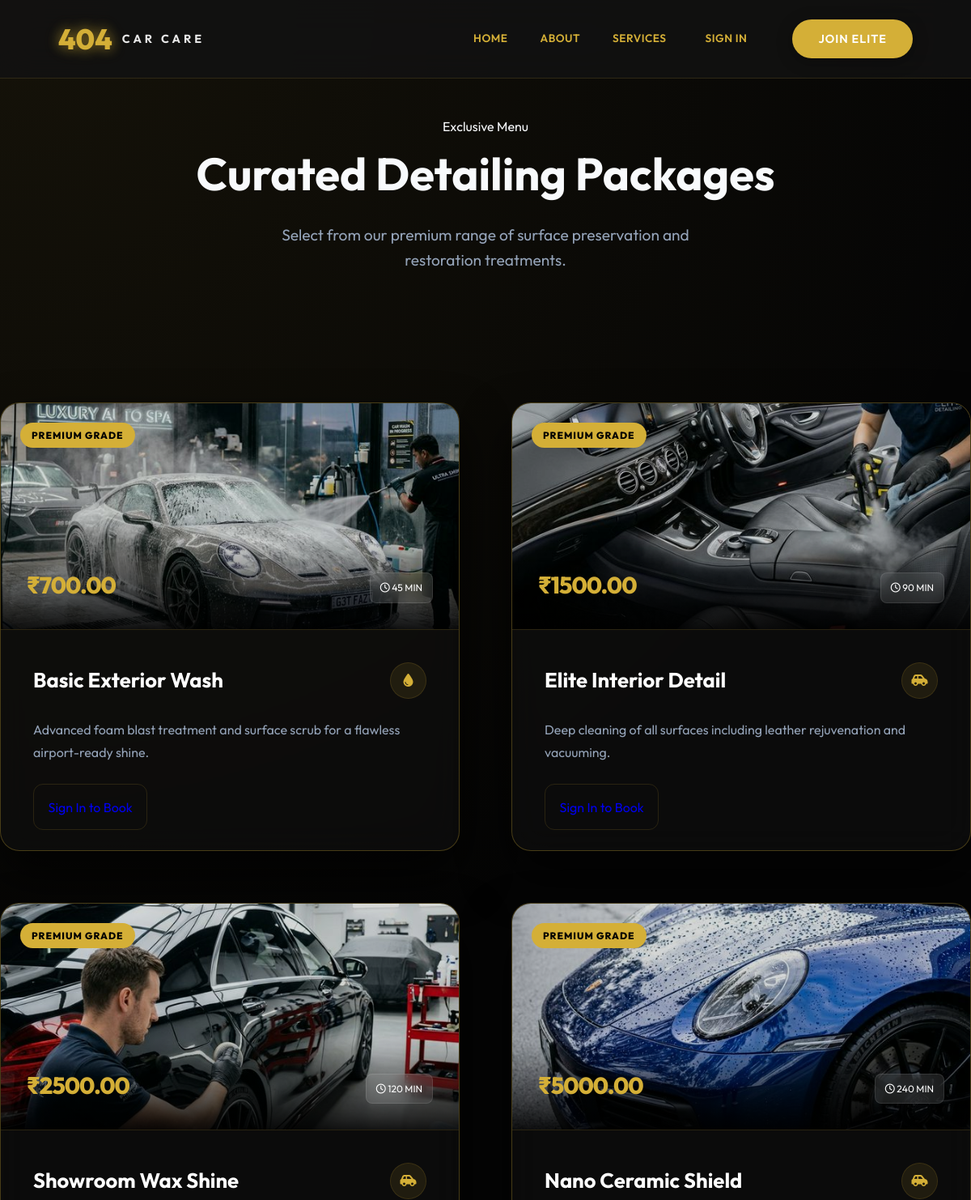
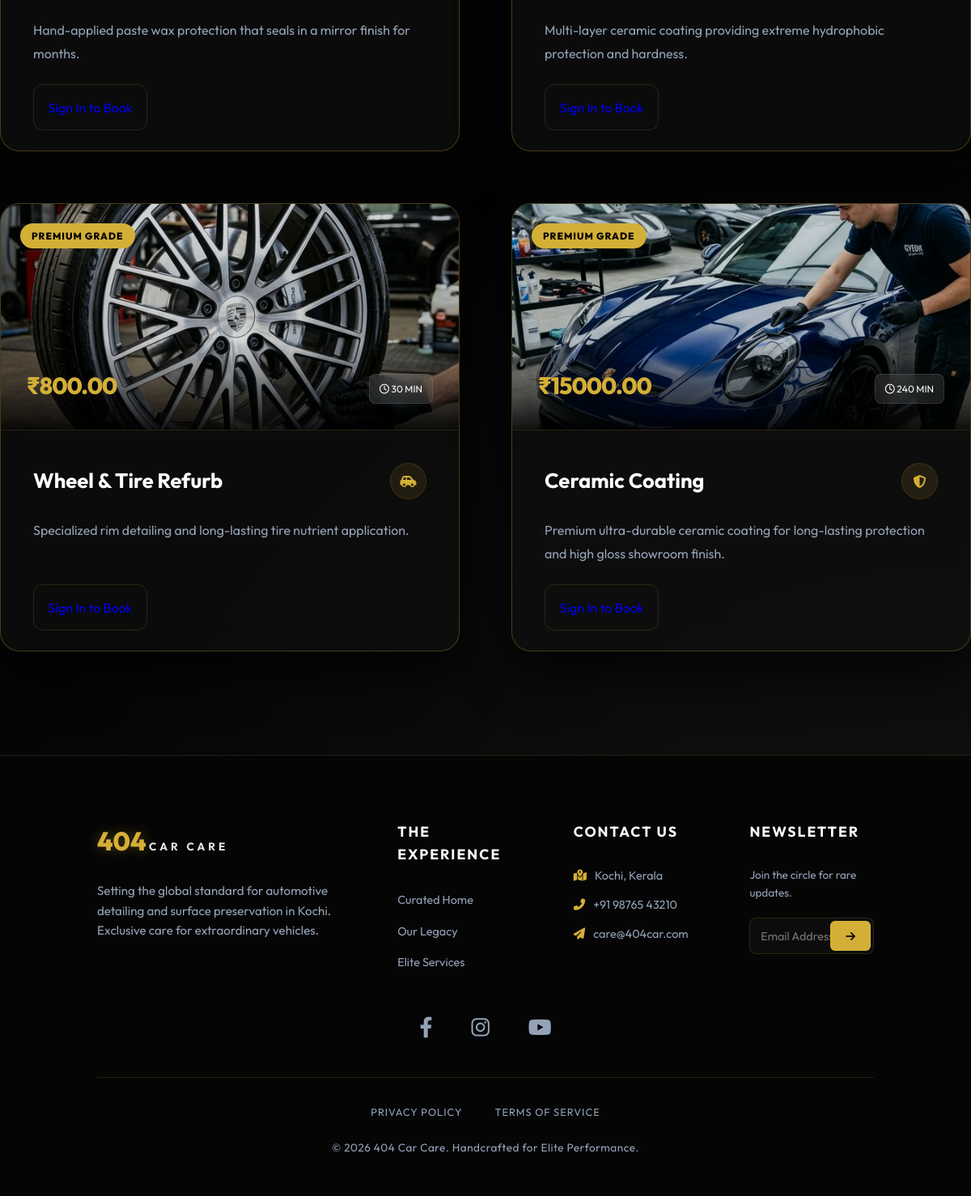
Page /services/ on the committed database (2 pictures, top to bottom).
### services/models.py (models this page shows, shortened)
class Services(models.Model):
    service_id = models.CharField(max_length=100, unique=True)
    service_name = models.CharField(max_length=50, unique=True)
    description = models.TextField(max_length=300)
    price = models.DecimalField(max_digits=10, decimal_places=2)
    duration_minutes = models.CharField(max_length=10, default=True)
    image_url = models.URLField(max_length=500, blank=True, null=True)
    created_at = models.DateTimeField(auto_now_add=True)
    updated_at = models.DateTimeField(auto_now=True)

### web/views.py (the view)
# urls.py: path('services/', views.services, name='services'),
def services(request):
    services_list = Services.objects.all()
    return render(request, 'services.html', {'services': services_list})

### templates/services.html (shortened to what this page needs)
{% extends 'base.html' %}
{% load static %}
{% block content %}
<section class="section">
    <div class="container" style="text-align: center; margin-bottom: 6rem;">
        <div class="reveal animate-up">
            <span class="hero-badge" style="margin-bottom: 2rem;">Exclusive Menu</span>
            <h1 style="font-size: 3.5rem; margin-bottom: 1rem;">Curated <span>Detailing</span> Packages</h1>
            <p style="color: var(--text-muted); font-size: 1.2rem; max-width: 600px; margin: 0 auto;">Select from our premium range of surface preservation and restoration treatments.</p>
        </div>
    </div>
    <div class="container" style="padding: 0;">
        <div class="services-grid" style="display: grid; grid-template-columns: repeat(auto-fit, minmax(360px, 1fr)); gap: 4rem;">
            {% for service in services %}
            <div class="glass-card cinematic-rise" style="padding: 0; overflow: hidden; height: auto; display: flex; flex-direction: column; animation-delay: calc({{ forloop.counter0 }} * 400ms);">
                <div style="position: relative; height: 280px; overflow: hidden; border-bottom: 1px solid var(--border-glass);">
                    {% if service.image_url %}
                        <img src="{{ service.image_url }}" alt="{{ service.service_name }}" class="service-img" style="width: 100%; height: 100%; object-fit: cover; transition: transform 0.6s cubic-bezier(0.23, 1, 0.32, 1); filter: brightness(0.85);">
                    {% endif %}
                    <div style="position: absolute; top: 1.5rem; left: 1.5rem; background: var(--primary); color: #000; padding: 6px 14px; border-radius: 50px; font-weight: 800; font-size: 0.75rem; letter-spacing: 1px; text-transform: uppercase;">
                        Premium Grade
                    </div>
                    <div class="service-price-hover" style="position: absolute; bottom: 0; left: 0; right: 0; padding: 2rem; background: linear-gradient(to top, rgba(0,0,0,0.9), transparent); display: flex; align-items: flex-end; justify-content: space-between;">
                        <span style="color: var(--primary); font-size: 1.8rem; font-weight: 800; letter-spacing: -1px;">₹{{ service.price }}</span>
                        <div style="background: rgba(255,255,255,0.1); backdrop-filter: blur(10px); padding: 8px 12px; border-radius: 8px; font-size: 0.75rem; color: #fff; border: 1px solid rgba(255,255,255,0.1);">
                            <i class="far fa-clock"></i> {{ service.duration_minutes }} MIN
                        </div>
                    </div>
                </div>
                <div style="padding: 2.5rem; flex-grow: 1; display: flex; flex-direction: column;">
                    <div style="display: flex; align-items: center; justify-content: space-between; margin-bottom: 1.5rem;">
                        <h3 style="font-size: 1.6rem; color: #fff; font-weight: 700;">{{ service.service_name }}</h3>
                        <div style="width: 45px; height: 45px; background: rgba(212, 175, 55, 0.1); border-radius: 50%; display: flex; align-items: center; justify-content: center; color: var(--primary); border: 1px solid var(--border-glass);">
                            <i class="fas {% if 'Wash' in service.service_name %}fa-droplet{% elif 'Coating' in service.service_name %}fa-shield-halved{% else %}fa-car-side{% endif %}"></i>
                        </div>
                    </div>
                    <p style="color: var(--text-muted); line-height: 1.8; margin-bottom: 2.5rem; font-size: 1rem;">{{ service.description|truncatewords:25 }}</p>
                    <div style="margin-top: auto;">
                        {% if user.is_authenticated and user.is_customer %}
                            <a href="{% url 'book_service' service.id %}" class="btn btn-primary" style="width: 100%; padding: 1.1rem; border-radius: 12px; font-size: 1rem; justify-content: center; text-transform: uppercase; letter-spacing: 1px;">Initialize Reservation <i class="fas fa-chevron-right" style="margin-left: 10px; font-size: 0.8rem;"></i></a>
                        {% elif not user.is_authenticated %}
                            <a href="{% url 'login' %}?next={% url 'book_service' service.id %}" class="btn btn-outline" style="width: 100%; padding: 1.1rem; border-radius: 12px; font-size: 1rem; justify-content: center; border: 1px solid var(--border-glass);">Sign In to Book</a>
                        {% endif %}
                    </div>
                </div>
            </div>
            {% endfor %}
        </div>
    </div>
</section>
{% endblock %}

### templates/base.html (shortened to what this page needs)
{% load static %}
<!DOCTYPE html>
<html lang="en">
<head>
    <link rel="stylesheet" href="https://cdnjs.cloudflare.com/ajax/libs/font-awesome/6.4.0/css/all.min.css">
    <link rel="stylesheet" href="{% static 'css/style.css' %}?v={% now 'U' %}">
</head>
<body>
    <nav class="navbar">
        <a href="{% url 'home' %}" class="nav-brand">
            <span class="brand-num" style="color: var(--primary); font-family: 'Outfit'; font-weight: 800; font-size: 2.2rem; filter: drop-shadow(0 0 8px var(--primary-glow));">404</span>
            <span class="brand-text" style="color: #fff; font-size: 0.9rem; letter-spacing: 4px; font-weight: 700;">CAR CARE</span>
        </a>
        <div class="nav-links">
            <a href="{% url 'home' %}" class="nav-link">Home</a>
            <a href="{% url 'about' %}" class="nav-link">About</a>
            <a href="{% url 'services' %}" class="nav-link">Services</a>
        </div>
        <div class="user-actions" style="display: flex; align-items: center; gap: 2rem;">
            {% if user.is_authenticated %}
                <div class="user-profile-menu" id="profileMenu">
                    <div class="profile-logo" id="profileTrigger" style="cursor: pointer; border: 2px solid var(--primary);">
                        {{ user.username|first|upper }}
                    </div>
                    <div class="profile-dropdown" id="profileDropdown" style="background: rgba(5,5,5,0.95); border: 1px solid var(--border-glass);">
                        <div style="padding: 1.5rem; border-bottom: 1px solid var(--border-glass); margin-bottom: 0.5rem;">
                            <p style="color: #fff; font-weight: 700; margin-bottom: 0.2rem; font-size: 1.1rem;">{{ user.username }}</p>
                            <span style="color: var(--primary); font-size: 0.75rem; text-transform: uppercase; font-weight: 800; letter-spacing: 1px;">
                                {% if user.is_admin %}Administrator{% else %}Platinum Tier{% endif %}
                            </span>
                        </div>
                        <a href="{% url 'profile' %}" class="dropdown-item">
                            <i class="fas fa-id-badge" style="color: var(--primary);"></i>
                            Membership Profile
                        </a>
                        <div class="dropdown-divider"></div>
                        <a href="{% url 'logout' %}" class="dropdown-item logout-item">
                            <i class="fas fa-power-off"></i>
                            End Session
                        </a>
                    </div>
                </div>
            {% else %}
                <a href="{% url 'login' %}" class="nav-link" style="margin-right: 1.5rem;">Sign In</a>
                <a href="{% url 'register' %}" class="btn-primary" style="padding: 0.8rem 2rem; border-radius: 50px; font-size: 0.9rem; text-transform: uppercase; letter-spacing: 1px;">Join Elite</a>
            {% endif %}
        </div>
    </nav>
    <main class="main-content">
        {% block content %}{% endblock %}
    </main>
    <footer style="background: var(--bg-dark); padding: 5rem 10% 3rem; border-top: 1px solid var(--border-glass);">
        <div style="display: grid; grid-template-columns: 2fr 1fr 1fr 1fr; gap: 4rem; margin-bottom: 3rem;">
            <div>
                <a href="{% url 'home' %}" class="nav-brand" style="margin-bottom: 1.5rem; display: block;">
                    <span class="brand-num" style="color: var(--primary); font-family: 'Outfit'; font-weight: 800; font-size: 2rem;">404</span>
                    <span class="brand-text" style="color: #fff; font-size: 0.85rem; letter-spacing: 4px; font-weight: 700;">CAR CARE</span>
                </a>
                <p style="color: var(--text-muted); font-size: 0.95rem; line-height: 1.6; max-width: 400px;">
                    Setting the global standard for automotive detailing and surface preservation in Kochi. Exclusive care for extraordinary vehicles.
                </p>
            </div>
            <div>
                <h4 style="color: #fff; font-size: 1.1rem; margin-bottom: 1.8rem; text-transform: uppercase; letter-spacing: 2px;">The Experience</h4>
                <ul style="list-style: none; display: flex; flex-direction: column; gap: 0.8rem;">
                    <li><a href="{% url 'home' %}" style="color: var(--text-muted); transition: var(--transition-smooth); font-size: 0.9rem;" onmouseover="this.style.color='var(--primary)'" onmouseout="this.style.color='var(--text-muted)'">Curated Home</a></li>
                    <li><a href="{% url 'about' %}" style="color: var(--text-muted); transition: var(--transition-smooth); font-size: 0.9rem;" onmouseover="this.style.color='var(--primary)'" onmouseout="this.style.color='var(--text-muted)'">Our Legacy</a></li>
                    <li><a href="{% url 'services' %}" style="color: var(--text-muted); transition: var(--transition-smooth); font-size: 0.9rem;" onmouseover="this.style.color='var(--primary)'" onmouseout="this.style.color='var(--text-muted)'">Elite Services</a></li>
                </ul>
            </div>
            <div>
                <h4 style="color: #fff; font-size: 1.1rem; margin-bottom: 1.8rem; text-transform: uppercase; letter-spacing: 2px;">Contact Us</h4>
                <ul style="list-style: none; display: flex; flex-direction: column; gap: 0.8rem;">
                    <li style="color: var(--text-muted); display: flex; align-items: center; gap: 10px; font-size: 0.9rem;"><i class="fas fa-map-marked-alt" style="color: var(--primary);"></i> Kochi, Kerala</li>
                    <li style="color: var(--text-muted); display: flex; align-items: center; gap: 10px; font-size: 0.9rem;"><i class="fas fa-phone-alt" style="color: var(--primary);"></i> +91 98765 43210</li>
                    <li style="color: var(--text-muted); display: flex; align-items: center; gap: 10px; font-size: 0.9rem;"><i class="fas fa-paper-plane" style="color: var(--primary);"></i> care@404car.com</li>
                </ul>
            </div>
            <div>
                <h4 style="color: #fff; font-size: 1.1rem; margin-bottom: 1.8rem; text-transform: uppercase; letter-spacing: 2px;">Newsletter</h4>
                <p style="color: var(--text-muted); font-size: 0.85rem; margin-bottom: 1.2rem;">Join the circle for rare updates.</p>
                <div style="position: relative;">
                    <input type="email" placeholder="Email Address" style="width: 100%; padding: 0.8rem; background: rgba(255,255,255,0.03); border: 1px solid var(--border-glass); border-radius: 8px; color: #fff; outline: none; font-size: 0.9rem;">
                    <button style="position: absolute; right: 4px; top: 4px; bottom: 4px; background: var(--primary); border: none; padding: 0 1.2rem; border-radius: 6px; cursor: pointer; color: #000; font-weight: 700;"><i class="fas fa-arrow-right"></i></button>
                </div>
            </div>
        </div>
        <div style="display: flex; justify-content: center; gap: 3rem; margin-bottom: 2.5rem;">
            <a href="#" style="color: var(--text-muted); font-size: 1.6rem; transition: var(--transition-smooth);" title="Facebook" onmouseover="this.style.color='var(--primary)'" onmouseout="this.style.color='var(--text-muted)'"><i class="fa-brands fa-facebook-f"></i></a>
            <a href="#" style="color: var(--text-muted); font-size: 1.6rem; transition: var(--transition-smooth);" title="Instagram" onmouseover="this.style.color='var(--primary)'" onmouseout="this.style.color='var(--text-muted)'"><i class="fa-brands fa-instagram"></i></a>
            <a href="#" style="color: var(--text-muted); font-size: 1.6rem; transition: var(--transition-smooth);" title="YouTube" onmouseover="this.style.color='var(--primary)'" onmouseout="this.style.color='var(--text-muted)'"><i class="fa-brands fa-youtube"></i></a>
        </div>
        <div style="border-top: 1px solid var(--border-glass); padding-top: 2rem; text-align: center;">
            <div style="display: flex; justify-content: center; gap: 2.5rem; margin-bottom: 1.5rem;">
                <a href="#" style="color: var(--text-muted); font-size: 0.8rem; text-transform: uppercase; letter-spacing: 1px; transition: var(--transition-smooth);" onmouseover="this.style.color='var(--primary)'" onmouseout="this.style.color='var(--text-muted)'">Privacy Policy</a>
                <a href="#" style="color: var(--text-muted); font-size: 0.8rem; text-transform: uppercase; letter-spacing: 1px; transition: var(--transition-smooth);" onmouseover="this.style.color='var(--primary)'" onmouseout="this.style.color='var(--text-muted)'">Terms of Service</a>
            </div>
            <p style="color: var(--text-muted); font-size: 0.85rem; letter-spacing: 0.5px;">&copy; 2026 404 Car Care. Handcrafted for Elite Performance.</p>
        </div>
    </footer>
</body>
</html>

### rows in the picture
Services: image_url (picture), price "700.00", duration_minutes "45", service_name "Basic Exterior Wash", description "Advanced foam blast treatment and surface scrub for a flawless airport-ready shine."
Services: image_url (picture), price "1500.00", duration_minutes "90", service_name "Elite Interior Detail", description "Deep cleaning of all surfaces including leather rejuvenation and vacuuming."
Services: image_url (picture), price "2500.00", duration_minutes "120", service_name "Showroom Wax Shine", description "Hand-applied paste wax protection that seals in a mirror finish for months."
Services: image_url (picture), price "5000.00", duration_minutes "240", service_name "Nano Ceramic Shield", description "Multi-layer ceramic coating providing extreme hydrophobic protection and hardness."
Services: image_url (picture), price "800.00", duration_minutes "30", service_name "Wheel & Tire Refurb", description "Specialized rim detailing and long-lasting tire nutrient application."
Services: image_url (picture), price "15000.00", duration_minutes "240", service_name "Ceramic Coating", description "Premium ultra-durable ceramic coating for long-lasting protection and high gloss showroom finish."
